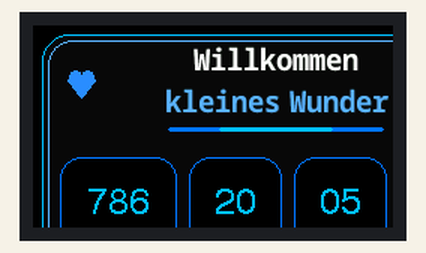
This sketch was run on a simulated ESP32. On the bench: 240×135 colour display. WiFi joins after 1.5 s; servers stay silent unless stated; the local clock reads 2024-03-15 10:24:30 at power-on unless the sketch sets it.

Above: at 2.3 s.
At 4.05 s:
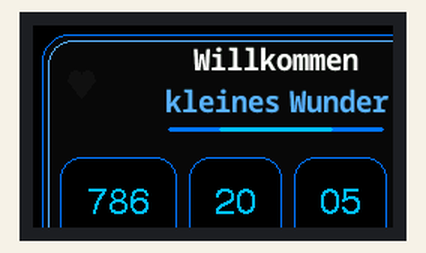
At 5.7 s:
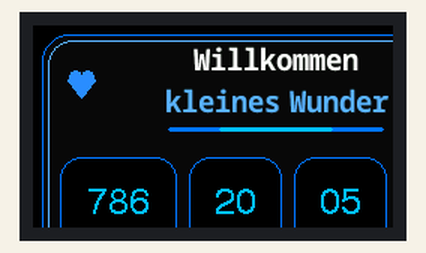
At 19.46 s:
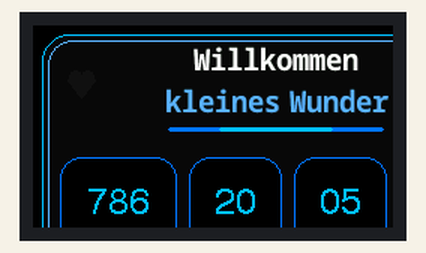
At 31.6 s:
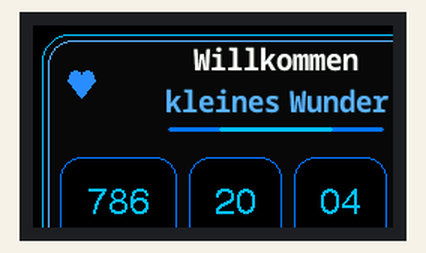
At 34.7 s:
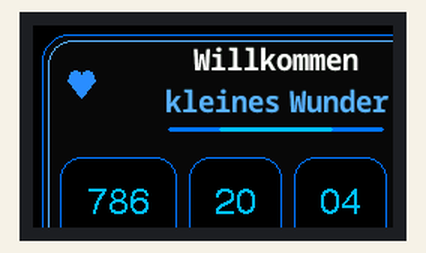

Measured:
- what the display in image 0 shows lasts 1.6 s, from 2.3 s to 3.9 s
- what the display in image 2 shows lasts 0.7 s, from 5.7 s to 6.4 s
- what the display in image 4 shows lasts 0.4 s, from 31.4 s to 31.8 s

The sketch:

s3_pro_count_downtimer.ino
```cpp
#include <TFT_eSPI.h>
#include <SPI.h>
#include <WiFi.h>
#include "time.h"

#include "baby_scan_145x195.h"
#include "NotoSansMonoSCB20.h"

#define BG        TFT_BLACK
#define CARD      0x0841
#define BABYBLUE  0x5D9F
#define DARKBLUE  0x03BF
#define LIGHTBLUE 0x2C7F
#define DIGITBLUE 0x05FF

TFT_eSPI tft = TFT_eSPI();
TFT_eSprite sprite = TFT_eSprite(&tft);

const char* ssid = "yourssid";
const char* password = "yourpwd";

int yourTimeZone = 2;
unsigned long event = 1778481000;

const char* ntpServer = "pool.ntp.org";
unsigned long epochTime = 0;

String d = "---", h = "--", m = "--", s = "--";

unsigned long getTime() {
  time_t now;
  struct tm timeinfo;
  if (!getLocalTime(&timeinfo)) return 0;
  time(&now);
  return now;
}

void initWiFi() {
  WiFi.mode(WIFI_STA);
  WiFi.begin(ssid, password);

  unsigned long startAttempt = millis();
  while (WiFi.status() != WL_CONNECTED && millis() - startAttempt < 15000) {
    delay(500);
  }
}

void formatData() {
  epochTime = getTime();

  if (epochTime == 0) {
    d = "---"; h = "--"; m = "--"; s = "--";
    return;
  }

  if (event <= epochTime) {
    d = "000"; h = "00"; m = "00"; s = "00";
    return;
  }

  unsigned long ti = event - epochTime;

  int days = ti / 86400;
  ti %= 86400;
  int hours = ti / 3600;
  ti %= 3600;
  int minutes = ti / 60;
  int sec = ti % 60;

  if (days < 10) d = "00" + String(days);
  else if (days < 100) d = "0" + String(days);
  else d = String(days);

  h = hours < 10 ? "0" + String(hours) : String(hours);
  m = minutes < 10 ? "0" + String(minutes) : String(minutes);
  s = sec < 10 ? "0" + String(sec) : String(sec);
}

void drawHeart(int x, int y, uint16_t color, uint16_t bg) {
  sprite.fillSmoothCircle(x - 4, y, 4, color, bg);
  sprite.fillSmoothCircle(x + 4, y, 4, color, bg);
  sprite.fillTriangle(x - 9, y + 2, x + 9, y + 2, x, y + 14, color);
}

void drawSprite() {
  formatData();

  sprite.fillSprite(BG);

  bool pulse = ((millis() / 500) % 2) == 0;
  uint16_t borderColor = pulse ? DIGITBLUE : DARKBLUE;

  sprite.fillRoundRect(6, 6, 468, 210, 18, CARD);
  sprite.drawRoundRect(6, 6, 468, 210, 18, borderColor);
  sprite.drawRoundRect(10, 10, 460, 202, 16, BABYBLUE);

  // Baby scan right side
  sprite.fillRoundRect(322, 14, 145, 195, 14, TFT_BLACK);
  sprite.pushImage(322, 14, 145, 195, baby_scan_145x195);
  sprite.drawRoundRect(322, 14, 145, 195, 14, borderColor);

// Smooth heartbeat hearts
int beat = (millis() / 180) % 6;

uint16_t heartColor;
int heartOffset = 0;

if (beat == 0) {
  heartColor = LIGHTBLUE;
  heartOffset = 0;
} else if (beat == 1) {
  heartColor = DIGITBLUE;
  heartOffset = 1;
} else if (beat == 2) {
  heartColor = LIGHTBLUE;
  heartOffset = 0;
} else {
  heartColor = 0x1082;   // very dark blue, almost hidden
  heartOffset = 0;
}

drawHeart(32, 34 - heartOffset, heartColor, CARD);
drawHeart(292, 34 - heartOffset, heartColor, CARD);

  // Welcome message
// ===== Premium Welcome Header =====
sprite.setTextDatum(4);

// soft glow / shadow
sprite.loadFont(NotoSansMonoSCB20);

sprite.setTextColor(0x1082, CARD);
sprite.drawString("Willkommen", 163, 25);

sprite.setTextColor(TFT_WHITE, CARD);
sprite.drawString("Willkommen", 162, 24);

sprite.setTextColor(0x1082, CARD);
sprite.drawString("kleines Wunder", 163, 53);

sprite.setTextColor(BABYBLUE, CARD);
sprite.drawString("kleines Wunder", 162, 52);

sprite.unloadFont();

// small decorative line
sprite.fillRoundRect(90, 68, 144, 3, 2, DARKBLUE);
sprite.fillRoundRect(124, 68, 76, 3, 2, DIGITBLUE);
  // Countdown boxes
  sprite.fillRoundRect(18, 88, 78, 98, 14, TFT_BLACK);
  sprite.fillRoundRect(104, 88, 62, 98, 14, TFT_BLACK);
  sprite.fillRoundRect(174, 88, 62, 98, 14, TFT_BLACK);
  sprite.fillRoundRect(244, 88, 62, 98, 14, TFT_BLACK);

  sprite.drawRoundRect(18, 88, 78, 98, 14, DARKBLUE);
  sprite.drawRoundRect(104, 88, 62, 98, 14, DARKBLUE);
  sprite.drawRoundRect(174, 88, 62, 98, 14, DARKBLUE);
  sprite.drawRoundRect(244, 88, 62, 98, 14, DARKBLUE);

  // Countdown numbers
  sprite.setTextDatum(4);
  sprite.setTextFont(4);
  sprite.setTextSize(1);
  sprite.setTextColor(DIGITBLUE, TFT_BLACK);

  sprite.drawString(d, 57, 120);
  sprite.drawString(h, 135, 120);
  sprite.drawString(m, 205, 120);
  sprite.drawString(s, 275, 120);

  // Labels
  sprite.loadFont(NotoSansMonoSCB20);
  sprite.setTextDatum(4);
  sprite.setTextColor(TFT_WHITE, TFT_BLACK);

  sprite.drawString("DAYS", 57, 162);
  sprite.drawString("HOUR", 135, 162);
  sprite.drawString("MIN", 205, 162);
  sprite.drawString("SEC", 275, 162);

  sprite.unloadFont();

  sprite.pushSprite(0, 0);
}

void setBacklight(uint8_t brightness) {
  ledcAttachPin(TFT_BL, 0);
  ledcSetup(0, 5000, 8);
  ledcWrite(0, brightness);
}

void setup() {
  setCpuFrequencyMhz(80);
  Serial.begin(115200);
  delay(2000);
  setBacklight(70);
  tft.init();
  tft.setSwapBytes(true);
  tft.setRotation(1);
  tft.fillScreen(TFT_BLACK);
  sprite.setColorDepth(16);
  sprite.createSprite(480, 222);
  sprite.setSwapBytes(true);

  drawSprite();

  initWiFi();

  if (WiFi.status() == WL_CONNECTED) {
    configTime(yourTimeZone * 3600, 0, ntpServer);

    unsigned long startTime = millis();
    struct tm timeinfo;

while (!getLocalTime(&timeinfo) && millis() - startTime < 10000) {
  drawSprite();
  delay(500);
}

WiFi.disconnect(true);
WiFi.mode(WIFI_OFF);
btStop();
    }
  }

void loop() {

  static unsigned long lastUpdate = 0;

  if (millis() - lastUpdate >= 250) {
    drawSprite();
    lastUpdate = millis();
  }

  delay(20);
}
```

Source omitted: ansMonoSCB20.h (data table, 93723 bytes), can_145x195.h (data table, 231122 bytes)
